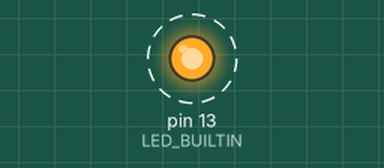
Bench run of a sketch on a simulated Arduino Uno, built with avr-gcc and run on an emulated ATmega328P. Shown: output pins drawn as LEDs (lit = HIGH). Dashed ring = blinking.

Above: at 0.15 s.
Timing chart, 0 to 3.0 s (numbered marks = the images above):
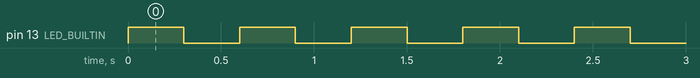

The sketch:

1_ex.ino
```cpp
void setup() {
  // c++ c에서는 함수라고 함 p10-14
  // 20,22, 24
  // 98 서보모터(로봇 팔 제어, 정밀)
  pinMode(LED_BUILTIN, OUTPUT);
  // 버튼이면 input
}

void loop() {
  // 무한루프
  digitalWrite(LED_BUILTIN, HIGH);
  delay(300);
  digitalWrite(LED_BUILTIN, LOW);
  delay(300);
}
```

Measured:
- by itself, pin 13 (LED_BUILTIN): alternates HIGH for 0.30 s and LOW for 0.30 s
